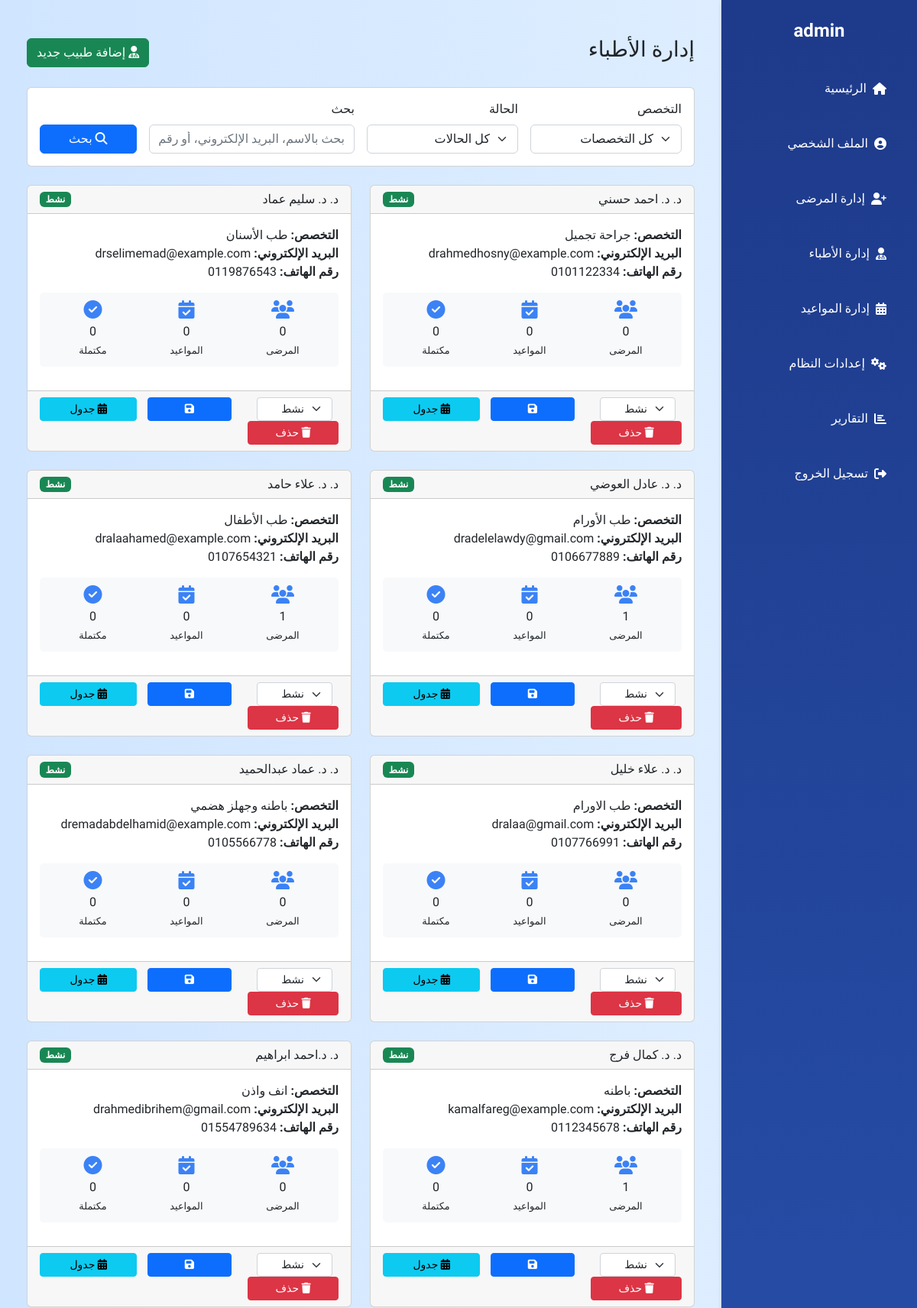
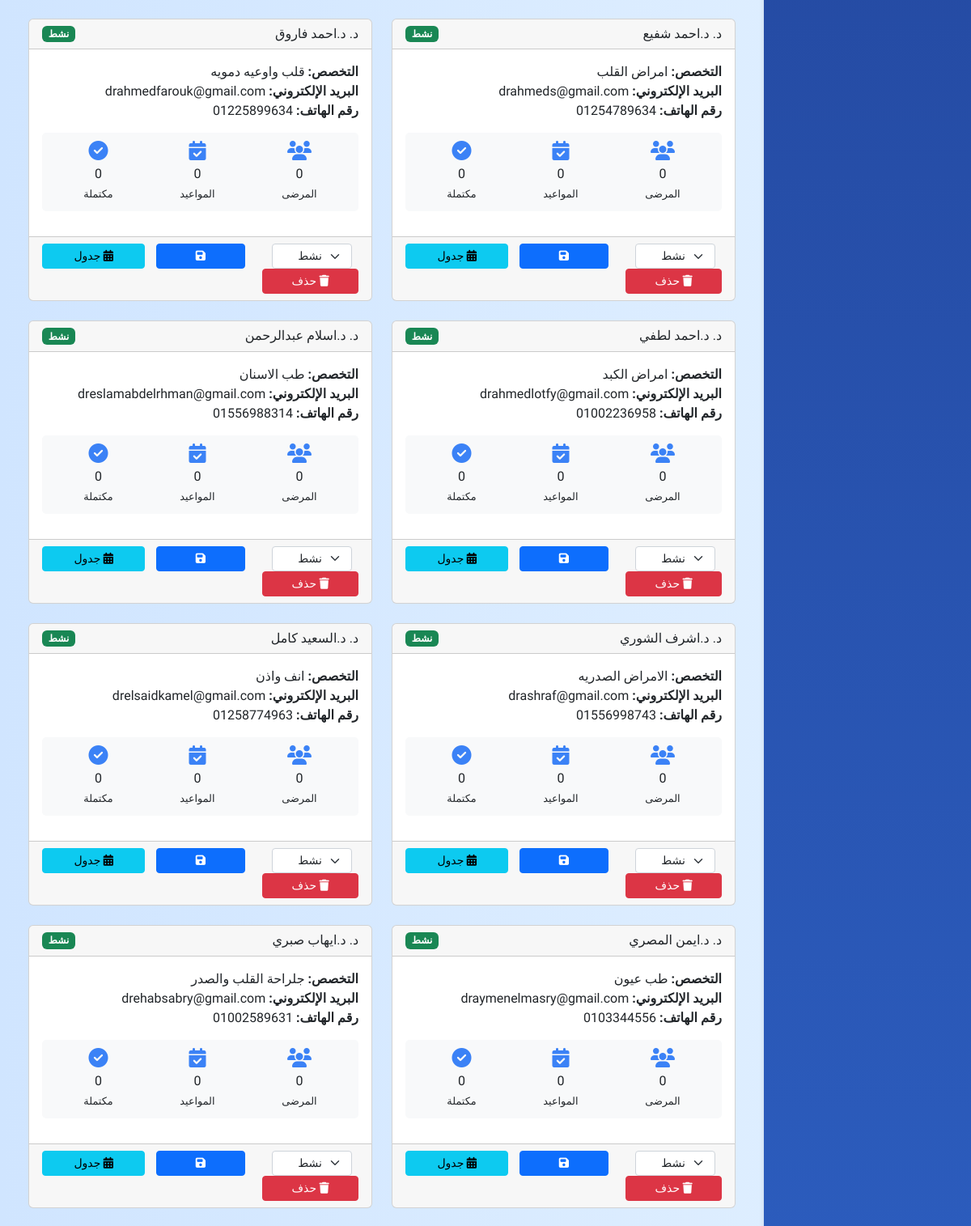
Page /admin/manage_doctors.php (signed in, upper part) on the committed database (2 pictures, top to bottom).
### tables this page shows
CREATE TABLE `doctors` (
  `doctor_id` int NOT NULL,
  `name` varchar(100) NOT NULL,
  `specialty` varchar(100) DEFAULT NULL,
  `contact_number` varchar(20) DEFAULT NULL,
  `email` varchar(100) DEFAULT NULL,
  `hospital_affiliation` varchar(255) DEFAULT NULL,
  `password` varchar(255) NOT NULL,
  `address` varchar(255) NOT NULL,
  `qualification` varchar(255) NOT NULL,
  `experience` int NOT NULL,
  `created_at` timestamp NOT NULL DEFAULT CURRENT_TIMESTAMP,
  `status` enum('active','inactive') NOT NULL DEFAULT 'active',
  `working_hours` text
);

### admin/manage_doctors.php (the view, shortened to what this page needs)
<?php
include '../db.php';
$admin_id = $_SESSION['admin_id'];
$sql_admin = "SELECT name FROM admins WHERE admin_id = '$admin_id'";
$admin_result = $conn->query($sql_admin);
$admin_name = $admin_result && $admin_result->num_rows > 0 ? $admin_result->fetch_assoc()['name'] : 'مدير';
$search = $_GET['search'] ?? '';
$sql = "SELECT
    d.*,
    COUNT(DISTINCT p.patient_id) AS total_patients,
    COUNT(DISTINCT a.appointment_id) AS total_appointments,
    COUNT(DISTINCT CASE WHEN a.status = 'completed' THEN a.appointment_id END) AS completed_appointments
FROM doctors d
LEFT JOIN appointments a ON d.doctor_id = a.doctor_id
LEFT JOIN patient_doctors pd ON d.doctor_id = pd.doctor_id
LEFT JOIN patients p ON pd.patient_id = p.patient_id
WHERE 1=1";
$sql .= " GROUP BY d.doctor_id ORDER BY d.name ASC";
$result = $conn->query($sql);
?>
<!DOCTYPE html>
<html lang="ar" dir="rtl">
<head>
    <link href="https://cdn.jsdelivr.net/npm/bootstrap@5.2.0-beta1/dist/css/bootstrap.min.css" rel="stylesheet">
    <link href="https://cdn.jsdelivr.net/npm/@fortawesome/fontawesome-free@6.2.1/css/all.min.css" rel="stylesheet">
</head>
<body>
    <?php include 'admin_navbar.php'; ?>
    <div class="container mt-5" style="margin-right: 16rem;padding: 0 35px">
        <div class="d-flex justify-content-between align-items-center mb-4">
            <h1 class="h3">إدارة الأطباء</h1>
            <a href="add_doctor.php" class="btn btn-success">
                <i class="fas fa-user-md"></i> إضافة طبيب جديد
            </a>
        </div>
        <div class="card mb-4">
            <div class="card-body">
                <form method="GET" class="row g-3">
                    <div class="col-md-3">
                        <label class="form-label">التخصص</label>
                        <select name="specialty" class="form-select">
                            <option value="">كل التخصصات</option>
                        </select>
                    </div>
                    <div class="col-md-3">
                        <label class="form-label">الحالة</label>
                        <select name="status" class="form-select">
                            <option value="">كل الحالات</option>
                        </select>
                    </div>
                    <div class="col-md-4">
                        <label class="form-label">بحث</label>
                        <input type="text" name="search" class="form-control" placeholder="بحث بالاسم، البريد الإلكتروني، أو رقم الهاتف" value="<?= htmlspecialchars($search) ?>">
                    </div>
                    <div class="col-md-2">
                        <label class="form-label">&nbsp;</label>
                        <button type="submit" class="btn btn-primary w-100">
                            <i class="fas fa-search"></i> بحث
                        </button>
                    </div>
                </form>
            </div>
        </div>
        <div class="card-columns-fixed gap-4">
            <?php while($doctor = $result->fetch_assoc()): ?>
                <div class="card doctor-card">
                    <div class="card-header d-flex justify-content-between">
                        <h5 class="mb-0">د. <?= htmlspecialchars($doctor['name']) ?></h5>
                        <span class="badge bg-<?= $doctor['status'] == 'active' ? 'success' : ($doctor['status'] == 'pending' ? 'warning' : 'secondary') ?>">
                            <?= $doctor['status'] == 'active' ? 'نشط' : ($doctor['status'] == 'pending' ? 'معلق' : 'غير نشط') ?>
                        </span>
                    </div>
                    <div class="card-body">
                        <p><strong>التخصص:</strong> <?= htmlspecialchars($doctor['specialty']) ?></p>
                        <p><strong>البريد الإلكتروني:</strong> <?= htmlspecialchars($doctor['email']) ?></p>
                        <p><strong>رقم الهاتف:</strong> <?= htmlspecialchars($doctor['contact_number']) ?></p>
                        <div class="stats">
                            <div class="stat-item">
                                <i class="fas fa-users"></i>
                                <div><?= $doctor['total_patients'] ?></div>
                                <small>المرضى</small>
                            </div>
                            <div class="stat-item">
                                <i class="fas fa-calendar-check"></i>
                                <div><?= $doctor['total_appointments'] ?></div>
                                <small>المواعيد</small>
                            </div>
                            <div class="stat-item">
                                <i class="fas fa-check-circle"></i>
                                <div><?= $doctor['completed_appointments'] ?></div>
                                <small>مكتملة</small>
                            </div>
                        </div>
                    </div>
                    <div class="card-footer d-flex justify-content-between align-items-center flex-wrap">
                        <form method="POST" class="d-flex align-items-center">
                            <select name="status" class="form-select form-select-sm me-2" style="margin-left: 33px;">
                                <option value="active" <?= $doctor['status'] == 'active' ? 'selected' : '' ?>>نشط</option>
                            </select>
                            <button type="submit" name="update_status" class="btn btn-primary btn-sm"
                        style="padding: 4px 3rem;" >
                                <i class="fas fa-save"></i>
                            </button>
                        </form>
                        <a href="view_doctor_schedule.php?doctor_id=<?= $doctor['doctor_id'] ?>" class="btn btn-info btn-sm"
                        style="padding: 4px 2.4rem;" >
                            <i class="fas fa-calendar-alt"></i> جدول
                        </a>
                        <button class="btn btn-danger btn-sm" onclick="deleteDoctor(<?= $doctor['doctor_id'] ?>)"
                        style="padding: 4px 2.2rem;" >
                            <i class="fas fa-trash"></i> حذف
                        </button>
                    </div>
                </div>
            <?php endwhile; ?>
        </div>
    </div>
</body>
</html>

### admin/admin_navbar.php (shortened to what this page needs)
<?php
$current_page = basename($_SERVER['PHP_SELF']);
?>
<!DOCTYPE html>
<html lang="en">
<head>
    <link href="https://cdn.jsdelivr.net/npm/tailwindcss@2.2.19/dist/tailwind.min.css" rel="stylesheet">
    <link href="https://cdn.jsdelivr.net/npm/@fortawesome/fontawesome-free@6.2.1/css/all.min.css" rel="stylesheet">
</head>
<body>
<div class="flex min-h-screen">
    <div class="sidebar fixed top-0 bottom-0 right-0 w-64 p-6 text-white z-50">
    <h2 class="text-2xl font-bold mb-8 text-center">
        <?php echo htmlspecialchars($admin_name); ?>
    </h2>
    <nav>
        <ul class="space-y-4">
            <li>
                <a href="dashboard.php" class="flex items-center p-3 rounded-lg">
                    <i class="fas fa-home ml-2"></i> الرئيسية
                </a>
            </li>
            <li>
                <a href="admin_profile.php" class="flex items-center p-3 rounded-lg hover:bg-white hover:bg-opacity-10">
                    <i class="fas fa-user-circle ml-2"></i> الملف الشخصي
                </a>
            </li>
            <li>
                <a href="manage_patients.php" class="flex items-center p-3 rounded-lg hover:bg-white hover:bg-opacity-10">
                    <i class="fas fa-user-plus ml-2"></i> إدارة المرضى
                </a>
            </li>
            <li>
                <a href="manage_doctors.php" class="flex items-center p-3 rounded-lg hover:bg-white hover:bg-opacity-10">
                    <i class="fas fa-user-md ml-2"></i> إدارة الأطباء
                </a>
            </li>
            <li>
                <a href="manage_appointments.php" class="flex items-center p-3 rounded-lg hover:bg-white hover:bg-opacity-10">
                    <i class="fas fa-calendar-alt ml-2"></i> إدارة المواعيد
                </a>
            </li>
            <li>
                <a href="system_settings.php" class="flex items-center p-3 rounded-lg hover:bg-white hover:bg-opacity-10 <?php echo $current_page == 'system_settings.php' ? 'bg-opacity-20' : ''; ?>">
                    <i class="fas fa-cogs ml-2"></i> إعدادات النظام
                </a>
            </li>
            <li>
                <a href="reports.php" class="flex items-center p-3 rounded-lg hover:bg-white hover:bg-opacity-10 <?php echo $current_page == 'reports.php' ? 'bg-opacity-20' : ''; ?>">
                    <i class="fas fa-chart-bar ml-2"></i> التقارير
                </a>
            </li>
            <li>
                <a href="../logout.php" class="flex items-center p-3 rounded-lg hover:bg-white hover:bg-opacity-10">
                    <i class="fas fa-sign-out-alt ml-2"></i> تسجيل الخروج
                </a>
            </li>
        </ul>
    </nav>
</div>
</body>
</html>

### admin/manage_doctors.php (style rules this page uses)
.doctor-card { transition: all 0.3s ease; height: 100%; }
.stats { display: flex; justify-content: space-around; margin: 15px 0; padding: 10px; background: #f8f9fa; border-radius: 5px; }
.stat-item { text-align: center; }
.stat-item i { font-size: 1.5em; margin-bottom: 5px; color: #3b82f6; }
.card-columns-fixed { display: grid; grid-template-columns: repeat(auto-fill, minmax(100%, 1fr)); }
@media (min-width: 768px) { .card-columns-fixed { grid-template-columns: repeat(2, 1fr); } }

### admin/admin_navbar.php (style rules this page uses)
body { background: linear-gradient(to right, #d0e5ff, #e1f0ff); font-family: 'Changa', sans-serif; }
.sidebar { background: linear-gradient(180deg, #1e3a8a 0%, #3b82f6 100%); transition: all 0.3s ease; box-shadow: 0 4px 6px rgba(0, 0, 0, 0.1); }
.sidebar a { transition: all 0.2s ease; text-decoration: none; }

### rows in the picture
doctors: name "د. احمد حسني", shows "نشط", specialty "جراحة تجميل", email "drahmedhosny@example.com", contact_number "0101122334", total_patients "0", total_appointments "0", completed_appointments "0", status "نشط"
doctors: name "د. سليم عماد", shows "نشط", specialty "طب الأسنان", email "drselimemad@example.com", contact_number "0119876543", total_patients "0", total_appointments "0", completed_appointments "0", status "نشط"
doctors: name "د. عادل العوضي", shows "نشط", specialty "طب الأورام", email "dradelelawdy@gmail.com", contact_number "0106677889", total_patients "1", total_appointments "0", completed_appointments "0", status "نشط"
doctors: name "د. علاء حامد", shows "نشط", specialty "طب الأطفال", email "dralaahamed@example.com", contact_number "0107654321", total_patients "1", total_appointments "0", completed_appointments "0", status "نشط"
doctors: name "د. علاء خليل", shows "نشط", specialty "طب الاورام", email "dralaa@gmail.com", contact_number "0107766991", total_patients "0", total_appointments "0", completed_appointments "0", status "نشط"
doctors: name "د. عماد عبدالحميد", shows "نشط", specialty "باطنه وجهلز هضمي", email "dremadabdelhamid@example.com", contact_number "0105566778", total_patients "0", total_appointments "0", completed_appointments "0", status "نشط"
doctors: name "د. كمال فرج", shows "نشط", specialty "باطنه", email "kamalfareg@example.com", contact_number "0112345678", total_patients "1", total_appointments "0", completed_appointments "0", status "نشط"
doctors: name "د.احمد ابراهيم", shows "نشط", specialty "انف واذن", email "drahmedibrihem@gmail.com", contact_number "01554789634", total_patients "0", total_appointments "0", completed_appointments "0", status "نشط"
doctors: name "د.احمد شفيع", shows "نشط", specialty "امراض القلب", email "drahmeds@gmail.com", contact_number "01254789634", total_patients "0", total_appointments "0", completed_appointments "0", status "نشط"
doctors: name "د.احمد فاروق", shows "نشط", specialty "قلب واوعيه دمويه", email "drahmedfarouk@gmail.com", contact_number "01225899634", total_patients "0", total_appointments "0", completed_appointments "0", status "نشط"
doctors: name "د.احمد لطفي", shows "نشط", specialty "امراض الكبد", email "drahmedlotfy@gmail.com", contact_number "01002236958", total_patients "0", total_appointments "0", completed_appointments "0", status "نشط"
doctors: name "د.اسلام عبدالرحمن", shows "نشط", specialty "طب الاسنان", email "dreslamabdelrhman@gmail.com", contact_number "01556988314", total_patients "0", total_appointments "0", completed_appointments "0", status "نشط"
doctors: name "د.اشرف الشوري", shows "نشط", specialty "الامراض الصدريه", email "drashraf@gmail.com", contact_number "01556998743", total_patients "0", total_appointments "0", completed_appointments "0", status "نشط"
doctors: name "د.السعيد كامل", shows "نشط", specialty "انف واذن", email "drelsaidkamel@gmail.com", contact_number "01258774963", total_patients "0", total_appointments "0", completed_appointments "0", status "نشط"
doctors: name "د.ايمن المصري", shows "نشط", specialty "طب عيون", email "draymenelmasry@gmail.com", contact_number "0103344556", total_patients "0", total_appointments "0", completed_appointments "0", status "نشط"
doctors: name "د.ايهاب صبري", shows "نشط", specialty "جلراحة القلب والصدر", email "drehabsabry@gmail.com", contact_number "01002589631", total_patients "0", total_appointments "0", completed_appointments "0", status "نشط"

### other values in the picture
$admin_name "admin"
